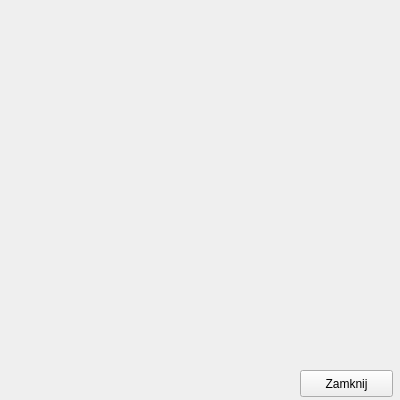
<?xml version="1.0" encoding="UTF-8"?>
<ui version="4.0">
 <class>histogram</class>
 <widget class="QWidget" name="histogram">
  <property name="geometry">
   <rect>
    <x>0</x>
    <y>0</y>
    <width>400</width>
    <height>400</height>
   </rect>
  </property>
  <property name="windowTitle">
   <string>Form</string>
  </property>
  <widget class="QPushButton" name="ok">
   <property name="geometry">
    <rect>
     <x>300</x>
     <y>370</y>
     <width>93</width>
     <height>27</height>
    </rect>
   </property>
   <property name="text">
    <string>Zamknij</string>
   </property>
  </widget>
 </widget>
 <resources/>
 <connections/>
</ui>
